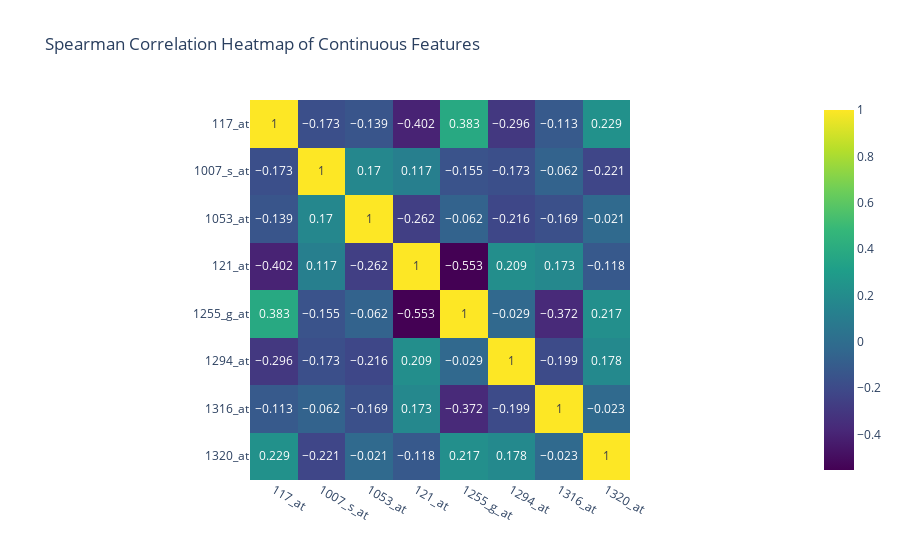

The notebook cell this image was saved under:
### Code cell
# correlation heatmap

spearman_corr_matrix = eda.correlations(slice, type="spearman", printout="heatmap")

### Figure 1 — Plotly figure (JSON) as saved in the notebook; plotly's stock layout.template omitted (floating-point values rounded to 4 significant figures)
{"data": [{"coloraxis": "coloraxis", "hovertemplate": "x: %{x}<br>y: %{y}<br>color: %{z}<extra></extra>", "name": "0", "texttemplate": "%{z}", "type": "heatmap", "x": ["117_at", "1007_s_at", "1053_at", "121_at", "1255_g_at", "1294_at", "1316_at", "1320_at"], "xaxis": "x", "y": ["117_at", "1007_s_at", "1053_at", "121_at", "1255_g_at", "1294_at", "1316_at", "1320_at"], "yaxis": "y", "z": [[1, -0.173, -0.139, -0.402, 0.383, -0.296, -0.113, 0.229], [-0.173, 1, 0.17, 0.117, -0.155, -0.173, -0.062, -0.221], [-0.139, 0.17, 1, -0.262, -0.062, -0.216, -0.169, -0.021], [-0.402, 0.117, -0.262, 1, -0.553, 0.209, 0.173, -0.118], [0.383, -0.155, -0.062, -0.553, 1, -0.029, -0.372, 0.217], [-0.296, -0.173, -0.216, 0.209, -0.029, 1, -0.199, 0.178], [-0.113, -0.062, -0.169, 0.173, -0.372, -0.199, 1, -0.023], [0.229, -0.221, -0.021, -0.118, 0.217, 0.178, -0.023, 1]]}], "layout": {"coloraxis": {"colorscale": [[0, "#440154"], [0.1111, "#482878"], [0.2222, "#3e4989"], [0.3333, "#31688e"], [0.4444, "#26828e"], [0.5556, "#1f9e89"], [0.6667, "#35b779"], [0.7778, "#6ece58"], [0.8889, "#b5de2b"], [1, "#fde725"]]}, "title": {"text": "Spearman Correlation Heatmap of Continuous Features"}, "xaxis": {"anchor": "y", "constrain": "domain", "domain": [0, 1], "scaleanchor": "y"}, "yaxis": {"anchor": "x", "autorange": "reversed", "constrain": "domain", "domain": [0, 1]}}}
